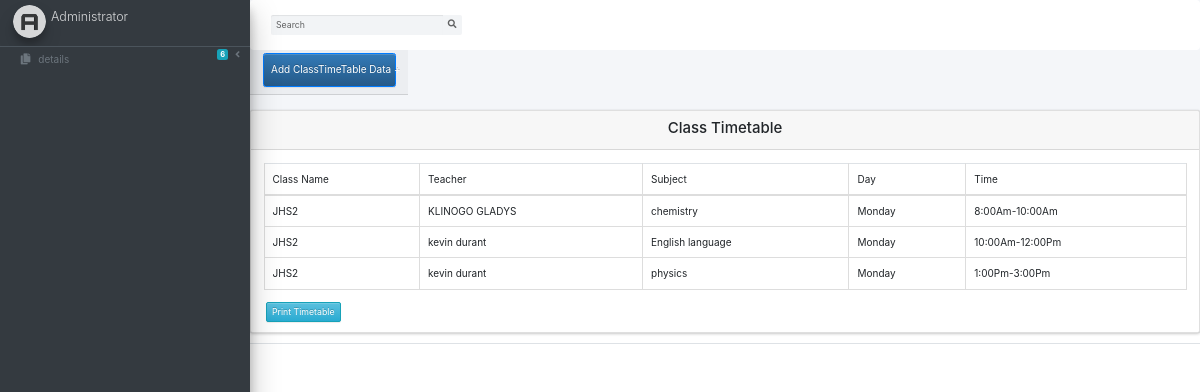
The app's page /timetable.php (signed in) with its own data.
### tables this page shows
CREATE TABLE `timetable` (
  `id` int(50) NOT NULL,
  `classname` varchar(150) NOT NULL,
  `subject` varchar(150) NOT NULL,
  `teacher` varchar(150) NOT NULL,
  `time` varchar(100) NOT NULL,
  `day` varchar(100) NOT NULL
);

### timetable.php (the view, shortened to what this page needs)
<?php
include("include/header.php");
include("include/navbar.php");
include("include/connection.php");
 ?>
<div class="container">
  <div class="row">
    <div class="col-md-2 card-header header-elements-inline mt-4 mr-8 ">
      <button type="button" name="button" class="btn btn-primary btn-xs form-control" data-toggle="modal" data-target="#studentaddmodal">
          Add ClassTimeTable Data +
      </button>
    </div>
  </div>
</div>
    <div class="card mt-4">
      <div class="card-header">
        <h4 style="text-align:center"> Class Timetable</h4>
      </div>
      <div class="card-body">
        <table class="table table-bordered">
          <thead>
            <tr>
              <td>Class Name</td>
              <td>Teacher</td>
              <td>Subject</td>
              <td>Day</td>
              <td>Time</td>
            </tr>
            <tbody>
              <?php
               $query="SELECT *FROM `timetable`";
               $query_run=mysqli_query($connection,$query);
               if (mysqli_num_rows($query_run)>0) {
                 while($row=mysqli_fetch_assoc($query_run)){
                ?>
                <tr>
                <td><?php echo $row['classname'] ;?></td>
                <td><?php echo $row['teacher'] ;?></td>
                <td><?php echo $row['subject'] ;?></td>
                <td><?php echo $row['day'] ;?></td>
                <td><?php echo $row['time'] ;?></td>
                <?php
                 }
               }
           ?>
              </tr>
            </tbody>
          </thead>
        </table>
     </div>
     <div class="col-md-6">
       <form class="form-group" action="pdf1.php" method="post">
         <button type="submit" name="tb_btn" class="btn btn-info btn-sm">Print Timetable</button>
       </form>
     </div>
      </div>
    </div>
<?php
include("include/footer.php");
  ?>

### records on screen
timetable: classname "JHS2", teacher "KLINOGO GLADYS", subject "chemistry", day "Monday", time "8:00Am-10:00Am"
timetable: classname "JHS2", teacher "kevin durant", subject "English language", day "Monday", time "10:00Am-12:00Pm"
timetable: classname "JHS2", teacher "kevin durant", subject "physics", day "Monday", time "1:00Pm-3:00Pm"
